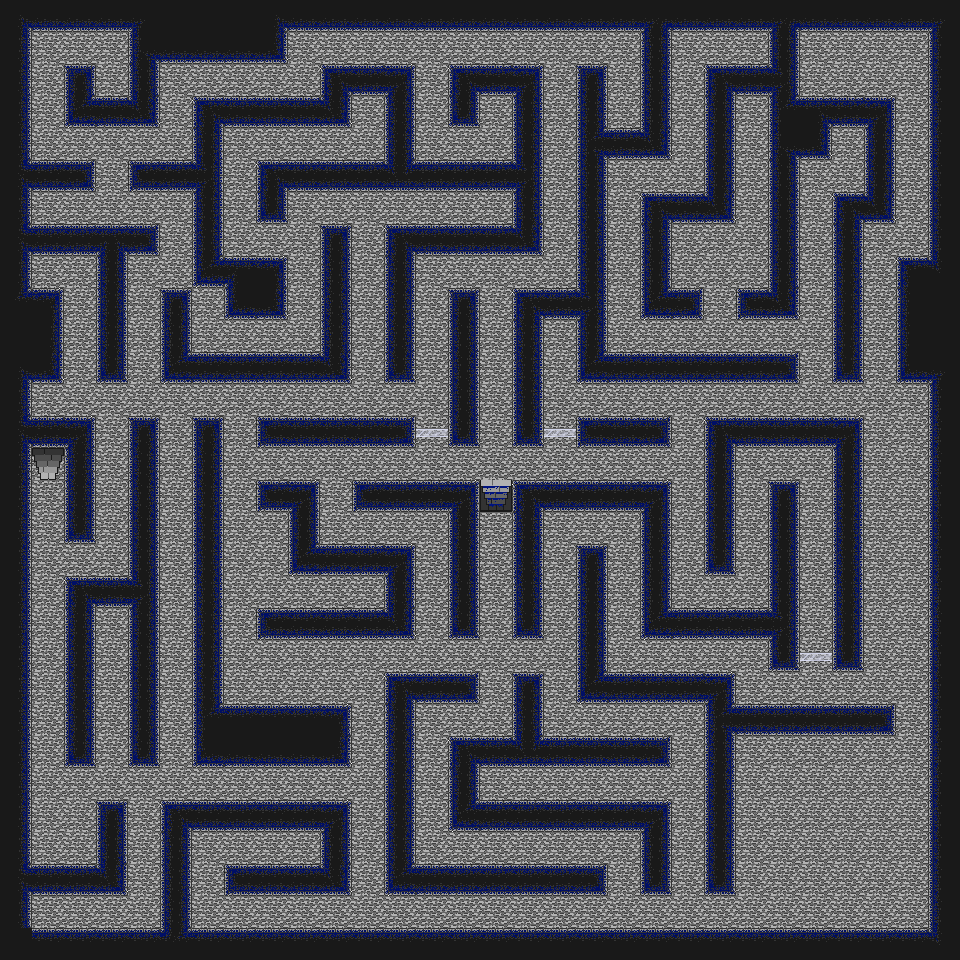

This game map was drawn from its Tiled (.tmx) file and the tilesets committed beside it. A one-line description and the trimmed map source follow:
An orthogonal 30x30 tile map with 32x32 px tiles, 3 tile layers (Background, Collision, ObjectOverlay), 2 tilesets and 41 objects (13x SlowDemon, 10x Demon, 4x Fuel, 4x Torch, 3x Potion, ...).

<map version="1.0" orientation="orthogonal" width="30" height="30" tilewidth="32" tileheight="32">
 <properties>
  <property name="Description" value="level 4" />
 </properties>
 <tileset firstgid="1" name="Collision" tilewidth="32" tileheight="32">
  <image source="../tileset/tileset.png" width="160" height="320" />
  <tile id="3">
   <properties>
    <property name="Clear" value="" />
   </properties>
  </tile>
 </tileset>
 <tileset firstgid="51" name="Object" tilewidth="32" tileheight="32">
  <image source="../tileset/ObjectTiles.png" width="160" height="320" />
  <tile id="0">
   <properties>
    <property name="type" value="spawn" />
   </properties>
  </tile>
 </tileset>
 <layer name="Background" width="30" height="30">
  <data>[900 cells, 900 non-empty, 1 distinct tile ids]</data>
 </layer>
 <layer name="Collision" width="30" height="30">
  <data>[900 cells, 454 non-empty, 35 distinct tile ids]</data>
 </layer>
 <layer name="ObjectOverlay" width="30" height="30">
  <data>[900 cells, 2 non-empty, 2 distinct tile ids]</data>
 </layer>
 <objectgroup name="Object Layer 1">
  <object name="FromDebug3_2" type="Spawn" gid="52" x="480" y="480" width="32" height="32" />
  <object name="StairsToDebug3_2" type="Stairs" gid="56" x="480" y="512" width="32" height="32">
   <properties>
    <property name="NextLevel" value="Debug3.tmx" />
    <property name="NextSpawn" value="FromDebug4_1" />
   </properties>
  </object>
  <object type="SlowDemon" gid="54" x="352" y="448" width="32" height="32" rotation="-270" />
  <object type="SlowDemon" gid="54" x="608" y="480" width="32" height="32" rotation="-90" />
  <object type="SlowDemon" gid="54" x="480" y="608" width="32" height="32" />
  <object type="Demon" gid="54" x="288" y="864" width="32" height="32" rotation="-90" />
  <object type="Demon" gid="54" x="512" y="768" width="32" height="32" rotation="90" />
  <object type="Potion" gid="59" x="480" y="800" width="32" height="32">
   <properties>
    <property name="Recovery" value="50" />
   </properties>
  </object>
  <object type="Soul" gid="58" x="736" y="128" width="32" height="32" />
  <object type="SlowDemon" gid="54" x="736" y="320" width="32" height="32" rotation="450" />
  <object type="SlowDemon" gid="54" x="736" y="288" width="32" height="32" rotation="-88.2956" />
  <object type="Demon" gid="54" x="608" y="320" width="32" height="32" rotation="90" />
  <object type="Fuel" gid="60" x="736" y="64" width="32" height="32">
   <properties>
    <property name="Recovery" value="50" />
   </properties>
  </object>
  <object type="Demon" gid="54" x="832" y="160" width="32" height="32" rotation="180" />
  <object type="Torch" gid="55" x="832" y="96" width="32" height="32" rotation="-180" />
  <object name="greenKey" type="Key" gid="53" x="800" y="832" width="32" height="32">
   <properties>
    <property name="Description" value="a green key" />
    <property name="Door" value="Door5" />
    <property name="Green" value="128" />
   </properties>
  </object>
  <object type="Demon" gid="54" x="852" y="875" width="32" height="32" rotation="300" />
  <object type="Demon" gid="54" x="768" y="768" width="32" height="32" rotation="492.734" />
  <object type="SlowDemon" gid="54" x="736" y="832" width="32" height="32" rotation="450" />
  <object name="Door6" type="Door" gid="57" x="32" y="512" width="32" height="32">
   <properties>
    <property name="Description" value="a white key" />
   </properties>
  </object>
  <object name="StairsToDebug5_1" type="Stairs" gid="56" x="32" y="480" width="32" height="32">
   <properties>
    <property name="NextLevel" value="Debug5.tmx" />
    <property name="NextSpawn" value="FromDebug4_2" />
   </properties>
  </object>
  <object type="SlowDemon" gid="54" x="512" y="64" width="32" height="32" rotation="450" />
  <object type="SlowDemon" gid="54" x="576" y="64" width="32" height="32" rotation="630" />
  <object type="Torch" gid="55" x="704" y="256" width="32" height="32" />
  <object type="Potion" gid="59" x="96" y="96" width="32" height="32">
   <properties>
    <property name="Recovery" value="30" />
   </properties>
  </object>
  <object type="Fuel" gid="60" x="352" y="128" width="32" height="32">
   <properties>
    <property name="Recovery" value="50" />
   </properties>
  </object>
  <object type="SlowDemon" gid="54" x="416" y="224" width="32" height="32" rotation="630" />
  <object type="Demon" gid="54" x="288" y="352" width="32" height="32" rotation="360" />
  <object type="SlowDemon" gid="54" x="32" y="832" width="32" height="32" rotation="-321.996" />
  <object type="Demon" gid="54" x="128" y="928" width="32" height="32" rotation="360" />
  <object type="Torch" gid="55" x="864" y="768" width="32" height="32" />
  <object type="Torch" gid="55" x="256" y="608" width="32" height="32" rotation="-180" />
  <object type="Demon" gid="54" x="352" y="608" width="32" height="32" rotation="270" />
  <object type="SlowDemon" gid="54" x="608" y="672" width="32" height="32" rotation="-361.081" />
  <object type="SlowDemon" gid="54" x="128" y="640" width="32" height="32" rotation="180" />
  <object name="FromDebug5_1" type="Spawn" gid="52" x="32" y="512" width="32" height="32" />
  <object type="Fuel" gid="60" x="544" y="352" width="32" height="32">
   <properties>
    <property name="Recovery" value="15" />
   </properties>
  </object>
  <object type="Fuel" gid="60" x="800" y="608" width="32" height="32">
   <properties>
    <property name="Recovery" value="10" />
   </properties>
  </object>
  <object type="Potion" gid="59" x="832" y="160" width="32" height="32">
   <properties>
    <property name="Recovery" value="10" />
   </properties>
  </object>
  <object type="Demon" gid="54" x="832" y="736" width="32" height="32" rotation="535.688" />
  <object type="SlowDemon" gid="54" x="512" y="352" width="32" height="32" rotation="-180" />
 </objectgroup>
</map>
